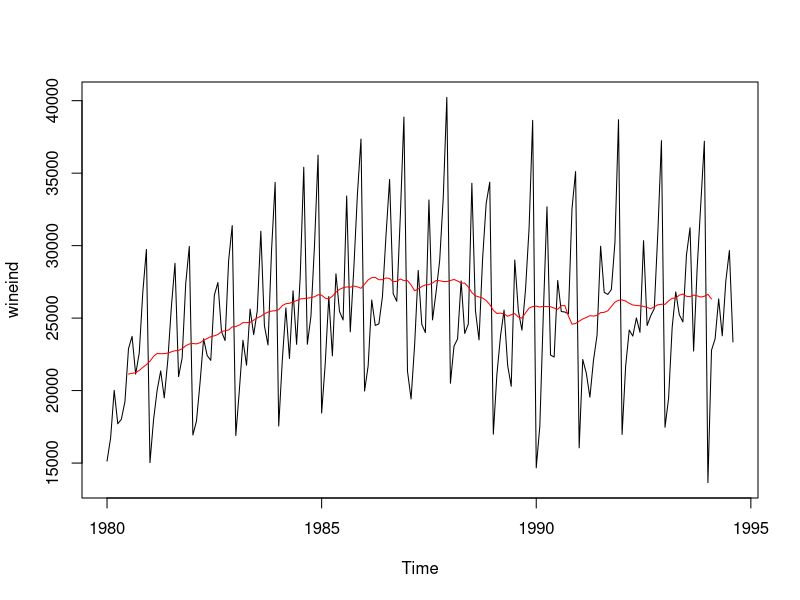

This chart was generated by the following R code:
library(forecast)


### Name: ma
### Title: Moving-average smoothing
### Aliases: ma
### Keywords: ts

### ** Examples


plot(wineind)
sm <- ma(wineind,order=12)
lines(sm,col="red")
